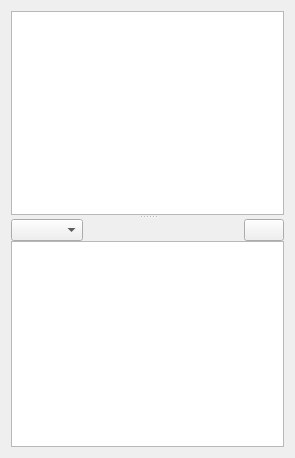
<?xml version="1.0" encoding="UTF-8"?>
<ui version="4.0">
 <class>ChatWindow</class>
 <widget class="QWidget" name="ChatWindow">
  <property name="geometry">
   <rect>
    <x>0</x>
    <y>0</y>
    <width>295</width>
    <height>458</height>
   </rect>
  </property>
  <property name="minimumSize">
   <size>
    <width>200</width>
    <height>400</height>
   </size>
  </property>
  <property name="windowTitle">
   <string>ChatWindow</string>
  </property>
  <layout class="QVBoxLayout" name="verticalLayout_2">
   <item>
    <widget class="QSplitter" name="splitter">
     <property name="orientation">
      <enum>Qt::Vertical</enum>
     </property>
     <widget class="QTextBrowser" name="m_displayArea"/>
     <widget class="QWidget" name="layoutWidget">
      <layout class="QVBoxLayout" name="verticalLayout">
       <property name="spacing">
        <number>0</number>
       </property>
       <item>
        <layout class="QHBoxLayout" name="horizontalLayout">
         <property name="spacing">
          <number>0</number>
         </property>
         <item>
          <widget class="QComboBox" name="m_characterComboBox"/>
         </item>
         <item>
          <spacer name="horizontalSpacer">
           <property name="orientation">
            <enum>Qt::Horizontal</enum>
           </property>
           <property name="sizeHint" stdset="0">
            <size>
             <width>40</width>
             <height>20</height>
            </size>
           </property>
          </spacer>
         </item>
         <item>
          <widget class="QPushButton" name="m_save">
           <property name="text">
            <string/>
           </property>
          </widget>
         </item>
        </layout>
       </item>
       <item>
        <widget class="QTextEdit" name="m_typingArea"/>
       </item>
      </layout>
     </widget>
    </widget>
   </item>
  </layout>
 </widget>
 <resources/>
 <connections/>
</ui>
